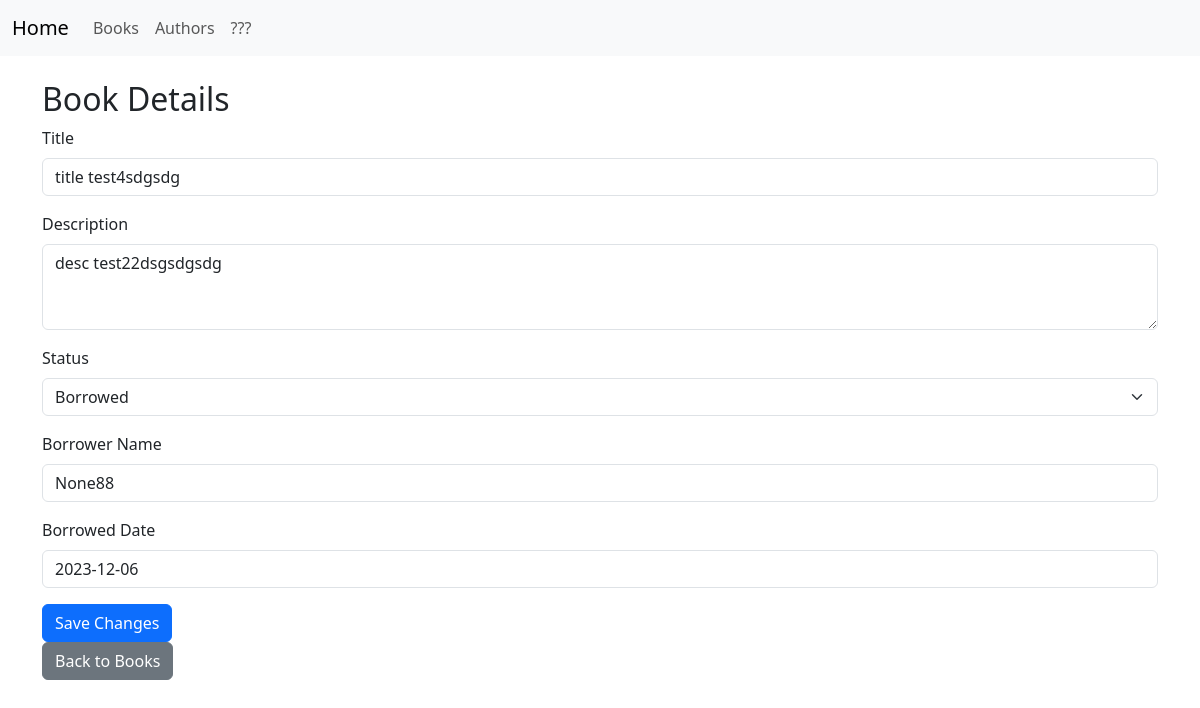
Screenshot of /books/1 with the database file from the repository.
### app/models.py (models this page shows, shortened)
class Book(db.Model):
    id = db.Column(db.Integer, primary_key=True)
    title = db.Column(db.String(100), index=True, unique=True)
    description = db.Column(db.Text)
    status_id = db.Column(db.Integer, db.ForeignKey('status.id'))
    authors = db.relationship('Author', secondary=book_authors, backref=db.backref('books', lazy='dynamic'))
    status = db.relationship('Status', backref='book_status', lazy=True)

class Status(db.Model):
    id = db.Column(db.Integer, primary_key=True)
    available = db.Column(db.Boolean, default=True)
    borrower_name = db.Column(db.String(100))
    borrowed_date = db.Column(db.String(100))
    books = db.relationship('Book', backref='status_books', lazy=True)

### app/routes.py (the view, shortened to what this page needs)
@app.route('/books/<int:book_id>', methods=['GET', 'POST'])
def books_details(book_id):
    book = Book.query.get(book_id)
    previous_status = book.status
    return render_template('book_details.html', book=book)

### app/templates/book_details.html (shortened to what this page needs)
{% extends "index.html" %}
{% block content %}
    <h2>Book Details</h2>
    <form method="POST">
        <div class="mb-3">
            <label for="title" class="form-label">Title</label>
            <input type="text" class="form-control" id="title" name="title" value="{{ book.title }}" required>
        </div>
        <div class="mb-3">
            <label for="description" class="form-label">Description</label>
            <textarea class="form-control" id="description" name="description" rows="3" required>{{ book.description }}</textarea>
        </div>
        <div class="mb-3">
            <label for="status" class="form-label">Status</label>
            <select class="form-select" id="status" name="status">
                {% if book.status.available %}
                    <option value="available" selected>Available</option>
                    <option value="borrowed">Borrowed</option>
                {% else %}
                    <option value="borrowed" selected>Borrowed</option>
                {% endif %}
            </select>
        </div>
        <div class="mb-3" id="borrowerDetails">
            <label for="borrower_name" class="form-label">Borrower Name</label>
            <input type="text" class="form-control" id="borrower_name" name="borrower_name" value="{{ book.status.borrower_name }}" {% if book.status.available %} disabled {% endif %}>
        </div>
        <div class="mb-3" id="borrowedDateDetails">
            <label for="borrowed_date" class="form-label">Borrowed Date</label>
            <input type="text" class="form-control" id="borrowed_date" name="borrowed_date" value="{{ book.status.borrowed_date }}" {% if book.status.available %} disabled {% endif %}>
        </div>
        <button type="submit" class="btn btn-primary">Save Changes</button>
    </form>
    <a href="{{ url_for('books') }}" class="btn btn-secondary">Back to Books</a>
{% endblock %}

### rows the page displays
Book: title "title test4sdgsdg", description "desc test22dsgsdgsdg"
Status: status "Borrowed", borrower_name "None88", borrowed_date "2023-12-06"
